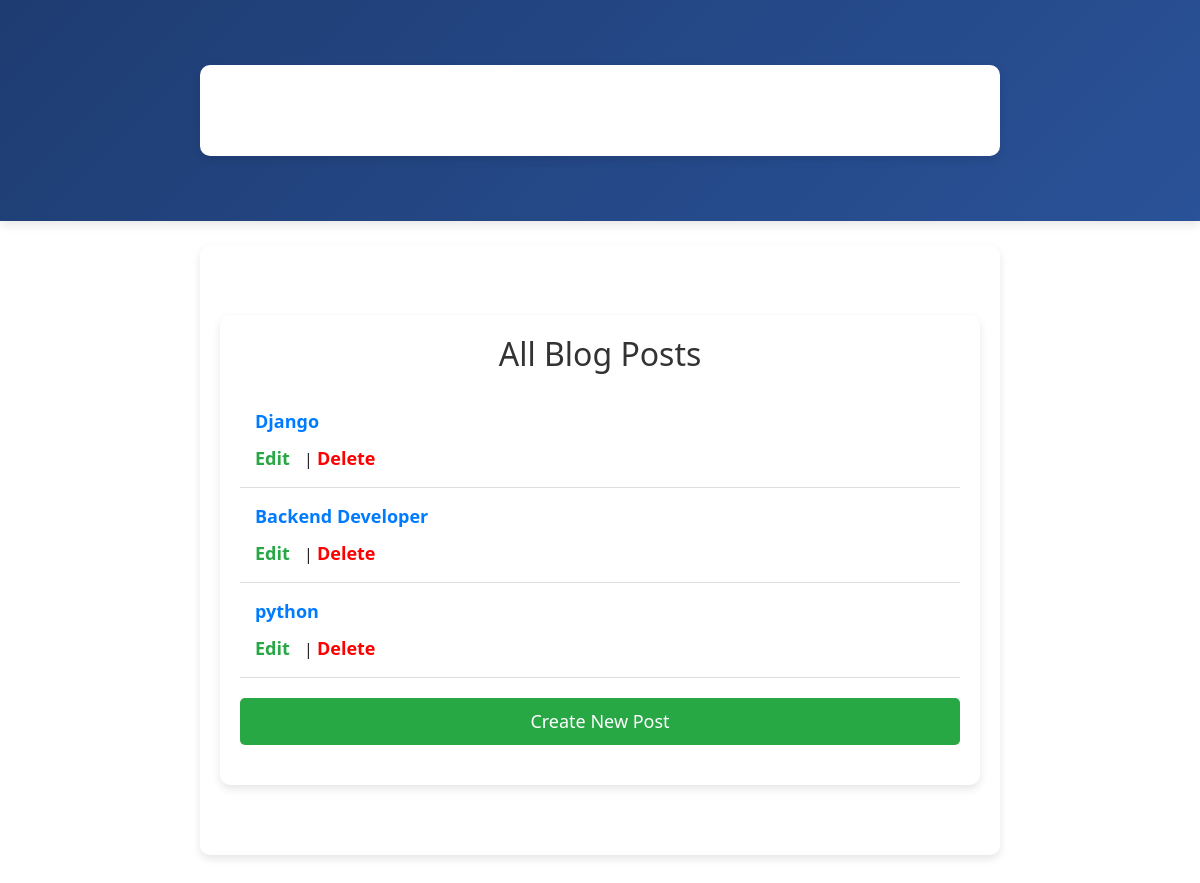
The page /blog/ on the database as committed earlier.
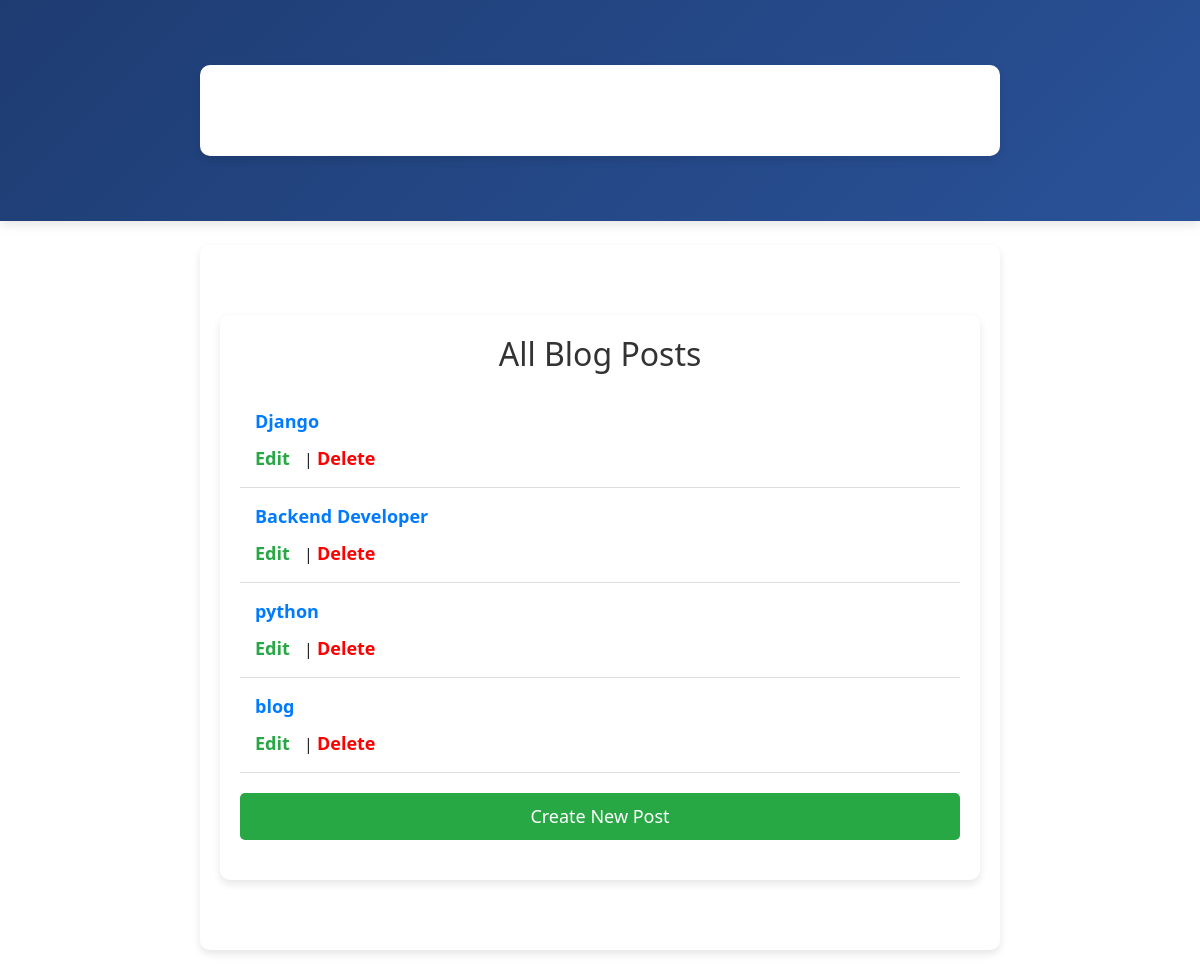
The same page on the database as committed later.
### home/models.py (models this page shows, shortened)
class BlogPost(models.Model):
    title = models.CharField(max_length=255)
    content = models.TextField()
    author = models.ForeignKey(User, on_delete=models.CASCADE)
    category = models.CharField(max_length=100, default='General')
    image = models.ImageField(upload_to='blog_images', null=True, blank=True)  # ✅ Added image field
    created_at = models.DateTimeField(auto_now_add=True)
    updated_at = models.DateTimeField(auto_now=True)

### home/views.py (the view)
# urls.py: 2. Add a URL to urlpatterns:  path('blog/', include('blog.urls'))
def blog(request):
    posts = BlogPost.objects.all()
    return render(request, 'list.html', {'posts': posts})

### templates/list.html (shortened to what this page needs)
{% extends 'base.html' %}
{% block content %}
<div class="container">
    <h2>All Blog Posts</h2>
    {% for post in posts %}
        <div class="post">
            <a href="{% url 'blog_detail' post.pk %}">{{ post.title }}</a>
            <div class="actions">
                <a href="{% url 'blog_update' post.pk %}">Edit</a> |
                <a href="{% url 'blog_delete' post.pk %}" class="delete">Delete</a>
            </div>
        </div>
    {% empty %}
        <p>No blog posts available.</p>
    {% endfor %}
    <a href="{% url 'blog_create' %}" class="create-btn">Create New Post</a>
</div>
{% endblock %}

Rows that differ between the two databases and show on the page:
added BlogPost: title "blog"
